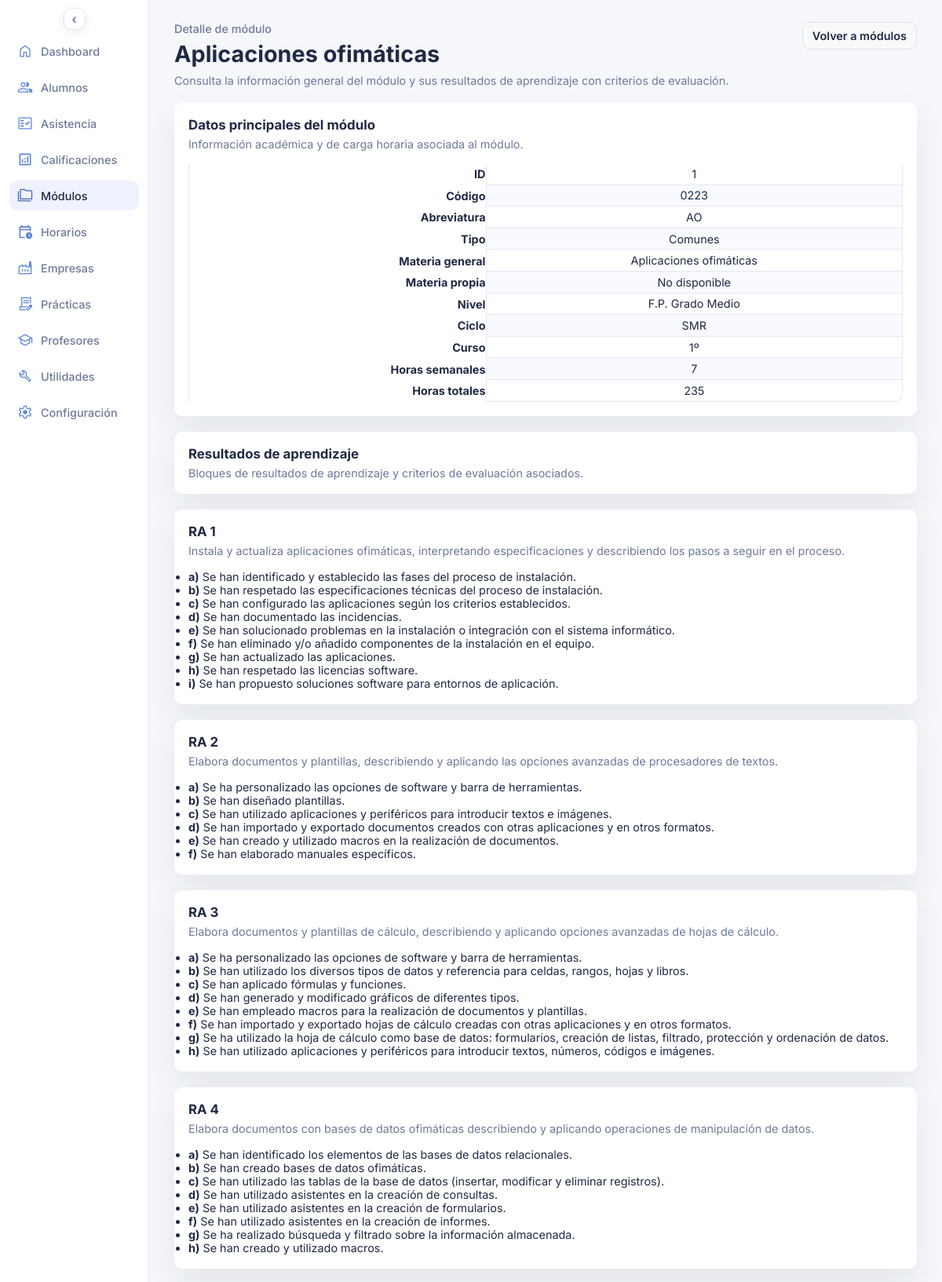
/modulo_detalle.php?id_modulo=1 (upper part), run on the app's committed database.
### tables this page shows
CREATE TABLE IF NOT EXISTS `modulos` (
  `id_modulo` int unsigned NOT NULL AUTO_INCREMENT,
  `id_nivel` int unsigned DEFAULT NULL,
  `id_ciclo` int unsigned DEFAULT NULL,
  `id_curso` int unsigned DEFAULT NULL,
  `codigo` varchar(8) NOT NULL,
  `abreviatura` varchar(8) NOT NULL,
  `tipo` varchar(60) NOT NULL,
  `materia_general` varchar(60) NOT NULL,
  `materia_propia` varchar(60) NOT NULL,
  `horas_semanales` tinyint unsigned NOT NULL DEFAULT '0',
  `horas_totales` smallint unsigned NOT NULL DEFAULT '0',
  PRIMARY KEY (`id_modulo`),
  KEY `fk_mod_nivel` (`id_nivel`),
  KEY `fk_mod_ciclo` (`id_ciclo`),
  KEY `fk_mod_curso` (`id_curso`),
  CONSTRAINT `fk_mod_ciclo` FOREIGN KEY (`id_ciclo`) REFERENCES `ciclos` (`id_ciclo`),
  CONSTRAINT `fk_mod_curso` FOREIGN KEY (`id_curso`) REFERENCES `cursos` (`id_curso`),
  CONSTRAINT `fk_mod_nivel` FOREIGN KEY (`id_nivel`) REFERENCES `niveles` (`id_nivel`)
);

CREATE TABLE IF NOT EXISTS `niveles` (
  `id_nivel` int unsigned NOT NULL AUTO_INCREMENT,
  `nivel` varchar(60) NOT NULL,
  PRIMARY KEY (`id_nivel`)
);

CREATE TABLE IF NOT EXISTS `ciclos` (
  `id_ciclo` int unsigned NOT NULL AUTO_INCREMENT,
  `ciclo` varchar(60) NOT NULL,
  `abreviatura` varchar(60) NOT NULL,
  `codigo` varchar(10) NOT NULL,
  `grado` enum('Básico','Medio','Superior') NOT NULL,
  PRIMARY KEY (`id_ciclo`)
);

CREATE TABLE IF NOT EXISTS `cursos` (
  `id_curso` int unsigned NOT NULL AUTO_INCREMENT,
  `curso` varchar(60) NOT NULL,
  PRIMARY KEY (`id_curso`)
);

CREATE TABLE IF NOT EXISTS `resultados_aprendizaje` (
  `id_ra` int unsigned NOT NULL AUTO_INCREMENT,
  `id_modulo` int unsigned NOT NULL,
  `numero` int unsigned NOT NULL,
  `descripcion` text NOT NULL,
  PRIMARY KEY (`id_ra`),
  KEY `fk_ra_modulo` (`id_modulo`),
  CONSTRAINT `fk_ra_modulo` FOREIGN KEY (`id_modulo`) REFERENCES `modulos` (`id_modulo`) ON DELETE CASCADE
);

CREATE TABLE IF NOT EXISTS `criterios_evaluacion` (
  `id_ce` int unsigned NOT NULL AUTO_INCREMENT,
  `id_ra` int unsigned NOT NULL,
  `codigo` char(1) NOT NULL,
  `descripcion` text NOT NULL,
  PRIMARY KEY (`id_ce`),
  KEY `fk_ce_ra` (`id_ra`),
  CONSTRAINT `fk_ce_ra` FOREIGN KEY (`id_ra`) REFERENCES `resultados_aprendizaje` (`id_ra`) ON DELETE CASCADE
);

### modulo_detalle.php (the view, shortened to what this page needs)
<?php
$pdo = db();
$id_modulo = isset($_GET['id_modulo']) ? (int) $_GET['id_modulo'] : 0;
function format_value($value, string $fallback = 'No disponible'): string {
  if ($value === null || $value === '') {
    return $fallback;
  }
  return (string) $value;
}
$module = null;
$learning_results = [];
$criteria_by_ra = [];
if ($id_modulo > 0) {
  $module_stmt = $pdo->prepare(
    'SELECT m.*, n.nivel, c.abreviatura AS ciclo_abreviatura, cu.curso
     FROM modulos m
     LEFT JOIN niveles n ON n.id_nivel = m.id_nivel
     LEFT JOIN ciclos c ON c.id_ciclo = m.id_ciclo
     LEFT JOIN cursos cu ON cu.id_curso = m.id_curso
     WHERE m.id_modulo = :id_modulo'
  );
  $module_stmt->execute(['id_modulo' => $id_modulo]);
  $module = $module_stmt->fetch();
}
if ($module) {
  $learning_results_stmt = $pdo->prepare(
    'SELECT id_ra, numero, descripcion
     FROM resultados_aprendizaje
     WHERE id_modulo = :id_modulo
     ORDER BY numero, id_ra'
  );
  $learning_results_stmt->execute(['id_modulo' => $id_modulo]);
  $learning_results = $learning_results_stmt->fetchAll();
  $criteria_stmt = $pdo->prepare(
    'SELECT ce.id_ce, ce.id_ra, ce.codigo, ce.descripcion
     FROM criterios_evaluacion ce
     INNER JOIN resultados_aprendizaje ra ON ra.id_ra = ce.id_ra
     WHERE ra.id_modulo = :id_modulo
     ORDER BY ra.numero, ce.codigo, ce.id_ce'
  );
  $criteria_stmt->execute(['id_modulo' => $id_modulo]);
  foreach ($criteria_stmt->fetchAll() as $criterion) {
    $ra_id = (int) $criterion['id_ra'];
    if (!isset($criteria_by_ra[$ra_id])) {
      $criteria_by_ra[$ra_id] = [];
    }
    $criteria_by_ra[$ra_id][] = $criterion;
  }
}
$module_name = 'Módulo no encontrado';
if ($module) {
  $materia_propia = trim((string) ($module['materia_propia'] ?? ''));
  $materia_general = trim((string) ($module['materia_general'] ?? ''));
  $module_name = $materia_propia !== '' ? $materia_propia : ($materia_general !== '' ? $materia_general : 'Módulo sin nombre');
}
?>
<!DOCTYPE html>
<html lang="es">
<head>
  <link rel="stylesheet" href="assets/styles.css">
</head>
<body>
  <div class="page">
    <?php require __DIR__ . '/includes/sidebar.php'; ?>
    <main class="content">
      <header class="header">
        <div>
          <p class="eyebrow">Detalle de módulo</p>
          <h1><?php echo htmlspecialchars($module_name, ENT_QUOTES, 'UTF-8'); ?></h1>
          <p class="subheading">Consulta la información general del módulo y sus resultados de aprendizaje con criterios de evaluación.</p>
        </div>
        <div class="header-actions">
          <a class="ghost-button" href="modulos.php">Volver a módulos</a>
        </div>
      </header>
      <?php if (!$module): ?>
        <section class="panel">
          <div class="panel-header">
            <h3>Módulo no encontrado</h3>
            <p>No hemos podido localizar el módulo solicitado. Comprueba el enlace y vuelve al listado de módulos.</p>
          </div>
          <div class="panel-grid">
            <a class="ghost-button" href="modulos.php">Volver a módulos</a>
          </div>
        </section>
      <?php else: ?>
        <section class="panel">
          <div class="panel-header">
            <h3>Datos principales del módulo</h3>
            <p>Información académica y de carga horaria asociada al módulo.</p>
          </div>
          <div class="panel-grid">
            <table class="panel-table-aligned">
              <tbody>
                <tr>
                  <th>ID</th>
                  <td><?php echo htmlspecialchars((string) $module['id_modulo'], ENT_QUOTES, 'UTF-8'); ?></td>
                </tr>
                <tr>
                  <th>Código</th>
                  <td><?php echo htmlspecialchars(format_value($module['codigo']), ENT_QUOTES, 'UTF-8'); ?></td>
                </tr>
                <tr>
                  <th>Abreviatura</th>
                  <td><?php echo htmlspecialchars(format_value($module['abreviatura']), ENT_QUOTES, 'UTF-8'); ?></td>
                </tr>
                <tr>
                  <th>Tipo</th>
                  <td><?php echo htmlspecialchars(format_value($module['tipo']), ENT_QUOTES, 'UTF-8'); ?></td>
                </tr>
                <tr>
                  <th>Materia general</th>
                  <td><?php echo htmlspecialchars(format_value($module['materia_general']), ENT_QUOTES, 'UTF-8'); ?></td>
                </tr>
                <tr>
                  <th>Materia propia</th>
                  <td><?php echo htmlspecialchars(format_value($module['materia_propia']), ENT_QUOTES, 'UTF-8'); ?></td>
                </tr>
                <tr>
                  <th>Nivel</th>
                  <td><?php echo htmlspecialchars(format_value($module['nivel']), ENT_QUOTES, 'UTF-8'); ?></td>
                </tr>
                <tr>
                  <th>Ciclo</th>
                  <td><?php echo htmlspecialchars(format_value($module['ciclo_abreviatura']), ENT_QUOTES, 'UTF-8'); ?></td>
                </tr>
                <tr>
                  <th>Curso</th>
                  <td><?php echo htmlspecialchars(format_value($module['curso']), ENT_QUOTES, 'UTF-8'); ?></td>
                </tr>
                <tr>
                  <th>Horas semanales</th>
                  <td><?php echo htmlspecialchars(format_value($module['horas_semanales']), ENT_QUOTES, 'UTF-8'); ?></td>
                </tr>
                <tr>
                  <th>Horas totales</th>
                  <td><?php echo htmlspecialchars(format_value($module['horas_totales']), ENT_QUOTES, 'UTF-8'); ?></td>
                </tr>
              </tbody>
            </table>
          </div>
        </section>
        <section class="panel">
          <div class="panel-header">
            <h3>Resultados de aprendizaje</h3>
            <p>Bloques de resultados de aprendizaje y criterios de evaluación asociados.</p>
          </div>
        </section>
        <?php if (!$learning_results): ?>
          <section class="panel">
            <div class="panel-header">
              <h3>Sin resultados de aprendizaje</h3>
              <p>Este módulo no tiene resultados de aprendizaje registrados.</p>
            </div>
          </section>
        <?php else: ?>
          <?php foreach ($learning_results as $ra): ?>
            <?php
              $ra_id = (int) $ra['id_ra'];
              $criteria = $criteria_by_ra[$ra_id] ?? [];
              $ra_number = (string) ($ra['numero'] ?? '');
            ?>
            <section class="panel">
              <div class="panel-header">
                <h3>RA <?php echo htmlspecialchars($ra_number !== '' ? $ra_number : '-', ENT_QUOTES, 'UTF-8'); ?></h3>
                <p><?php echo nl2br(htmlspecialchars(format_value($ra['descripcion']), ENT_QUOTES, 'UTF-8')); ?></p>
              </div>
              <div class="panel-grid">
                <?php if (!$criteria): ?>
                  <p>No hay criterios de evaluación asociados a este resultado de aprendizaje.</p>
                <?php else: ?>
                  <ul>
                    <?php foreach ($criteria as $criterion): ?>
                      <?php $codigo = trim((string) ($criterion['codigo'] ?? '')); ?>
                      <li>
                        <strong><?php echo htmlspecialchars($codigo !== '' ? $codigo . ')' : '-', ENT_QUOTES, 'UTF-8'); ?></strong>
                        <?php echo htmlspecialchars(format_value($criterion['descripcion']), ENT_QUOTES, 'UTF-8'); ?>
                      </li>
                    <?php endforeach; ?>
                  </ul>
                <?php endif; ?>
              </div>
            </section>
          <?php endforeach; ?>
        <?php endif; ?>
      <?php endif; ?>
    </main>
  </div>
</body>
</html>

### assets/styles.css (style rules this page uses)
* { box-sizing: border-box; margin: 0; padding: 0; font-family: "Inter", system-ui, sans-serif; }
body { background: var(--bg); color: var(--text); font-size: 0.9rem; }
.page { display: grid; grid-template-columns: 190px 1fr; min-height: 100vh; transition: grid-template-columns 0.2s ease; }
.content { padding: 28px 32px; display: flex; flex-direction: column; gap: 20px; }
.header { display: flex; justify-content: space-between; gap: 16px; align-items: flex-start; }
.eyebrow { color: var(--muted); font-weight: 500; margin-bottom: 6px; }
.subheading { color: var(--muted); margin-top: 8px; max-width: 640px; white-space: nowrap; }
.header-actions { display: flex; gap: 12px; }
.primary-button, .ghost-button, .edit-toggle { border-radius: 10px; padding: 8px 12px; font-weight: 600; font-size: 0.9rem; cursor: pointer; transition: background-color 0.2s ease, border-color 0.2s ease, color 0.2s ease; box-shadow: none; }
a.primary-button, a.ghost-button, a.primary-button:visited, a.ghost-button:visited, a.primary-button:hover, a.ghost-button:hover, a.primary-button:focus, a.ghost-button:focus, a.primary-button:active, a.ghost-button:active { text-decoration: none; }
.ghost-button { background: #f8f9fa; border: 1px solid #dee2e6; color: var(--text); }
.panel { background: var(--card); border-radius: 10px; padding: 18px; box-shadow: var(--shadow); display: flex; flex-direction: column; gap: 16px; }
.panel-header p { color: var(--muted); margin-top: 6px; }
.panel-grid { display: grid; gap: 10px; }
@media (min-width: 981px) { .panel-grid table { border-collapse: separate; border-spacing: 0; width: 100%; } }
@media (min-width: 981px) { .panel-grid thead th, .panel-grid tbody td { padding: 0.3rem; text-align: center; } }
@media (min-width: 981px) { .panel-grid tbody td { border-bottom: 1px solid var(--border); transition: background-color 0.18s ease; } }
@media (min-width: 981px) { .panel-grid tbody tr:nth-child(even) td { background: #f8faff; } }
@media (min-width: 981px) { .panel-grid th, .panel-grid td { border-right: 1px solid var(--border); } }
@media (min-width: 981px) { .panel-grid th:first-child, .panel-grid td:first-child { border-left: 1px solid var(--border); } }
@media (min-width: 981px) { .panel-grid tbody tr:last-child td:last-child { border-bottom-right-radius: 10px; } }
.panel-table-aligned th { text-align: right; }
.panel-table-aligned td { text-align: left; }

### data on the page
modulos: materia_general "Aplicaciones ofimáticas", id_modulo "1", codigo "0223", abreviatura "AO", tipo "Comunes", materia_propia "No disponible", id_nivel.nivel "F.P. Grado Medio", id_ciclo.abreviatura "SMR", id_curso.curso "1º", horas_semanales "7", horas_totales "235"
resultados_aprendizaje: numero "1", descripcion "Instala y actualiza aplicaciones ofimáticas, interpretando especificaciones y describiendo los pasos a seguir en el proceso."
criterios_evaluacion: codigo "a)", descripcion "Se han identificado y establecido las fases del proceso de instalación."
criterios_evaluacion: codigo "b)", descripcion "Se han respetado las especificaciones técnicas del proceso de instalación."
criterios_evaluacion: codigo "c)", descripcion "Se han configurado las aplicaciones según los criterios establecidos."
criterios_evaluacion: codigo "d)", descripcion "Se han documentado las incidencias."
criterios_evaluacion: codigo "e)", descripcion "Se han solucionado problemas en la instalación o integración con el sistema informático."
criterios_evaluacion: codigo "f)", descripcion "Se han eliminado y/o añadido componentes de la instalación en el equipo."
criterios_evaluacion: codigo "g)", descripcion "Se han actualizado las aplicaciones."
criterios_evaluacion: codigo "h)", descripcion "Se han respetado las licencias software."
criterios_evaluacion: codigo "i)", descripcion "Se han propuesto soluciones software para entornos de aplicación."
resultados_aprendizaje: numero "2", descripcion "Elabora documentos y plantillas, describiendo y aplicando las opciones avanzadas de procesadores de textos."
criterios_evaluacion: codigo "a)", descripcion "Se ha personalizado las opciones de software y barra de herramientas."
criterios_evaluacion: codigo "b)", descripcion "Se han diseñado plantillas."
criterios_evaluacion: codigo "c)", descripcion "Se han utilizado aplicaciones y periféricos para introducir textos e imágenes."
criterios_evaluacion: codigo "d)", descripcion "Se han importado y exportado documentos creados con otras aplicaciones y en otros formatos."
criterios_evaluacion: codigo "e)", descripcion "Se han creado y utilizado macros en la realización de documentos."
criterios_evaluacion: codigo "f)", descripcion "Se han elaborado manuales específicos."
resultados_aprendizaje: numero "3", descripcion "Elabora documentos y plantillas de cálculo, describiendo y aplicando opciones avanzadas de hojas de cálculo."
criterios_evaluacion: codigo "a)", descripcion "Se ha personalizado las opciones de software y barra de herramientas."
criterios_evaluacion: codigo "b)", descripcion "Se han utilizado los diversos tipos de datos y referencia para celdas, rangos, hojas y libros."
criterios_evaluacion: codigo "c)", descripcion "Se han aplicado fórmulas y funciones."
criterios_evaluacion: codigo "d)", descripcion "Se han generado y modificado gráficos de diferentes tipos."
criterios_evaluacion: codigo "e)", descripcion "Se han empleado macros para la realización de documentos y plantillas."
criterios_evaluacion: codigo "f)", descripcion "Se han importado y exportado hojas de cálculo creadas con otras aplicaciones y en otros formatos."
criterios_evaluacion: codigo "g)", descripcion "Se ha utilizado la hoja de cálculo como base de datos: formularios, creación de listas, filtrado, protección y ordenación de datos."
criterios_evaluacion: codigo "h)", descripcion "Se han utilizado aplicaciones y periféricos para introducir textos, números, códigos e imágenes."
resultados_aprendizaje: numero "4", descripcion "Elabora documentos con bases de datos ofimáticas describiendo y aplicando operaciones de manipulación de datos."
criterios_evaluacion: codigo "a)", descripcion "Se han identificado los elementos de las bases de datos relacionales."
criterios_evaluacion: codigo "b)", descripcion "Se han creado bases de datos ofimáticas."
criterios_evaluacion: codigo "c)", descripcion "Se han utilizado las tablas de la base de datos (insertar, modificar y eliminar registros)."
criterios_evaluacion: codigo "d)", descripcion "Se han utilizado asistentes en la creación de consultas."
criterios_evaluacion: codigo "e)", descripcion "Se han utilizado asistentes en la creación de formularios."
criterios_evaluacion: codigo "f)", descripcion "Se han utilizado asistentes en la creación de informes."
criterios_evaluacion: codigo "g)", descripcion "Se ha realizado búsqueda y filtrado sobre la información almacenada."
criterios_evaluacion: codigo "h)", descripcion "Se han creado y utilizado macros."

### other printed values
$item['label'] "Dashboard"
$item['label'] "Alumnos"
$item['label'] "Asistencia"
$item['label'] "Calificaciones"
$item['label'] "Módulos"
$item['label'] "Horarios"
$item['label'] "Empresas"
$item['label'] "Prácticas"
$item['label'] "Profesores"
$item['label'] "Utilidades"
$item['label'] "Configuración"
